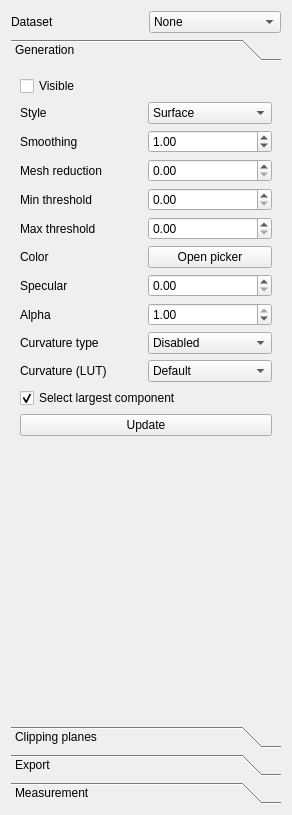
<?xml version="1.0" encoding="UTF-8"?>
<ui version="4.0">
 <class>IsosurfaceVisualizationForm</class>
 <widget class="QWidget" name="IsosurfaceVisualizationForm">
  <property name="geometry">
   <rect>
    <x>0</x>
    <y>0</y>
    <width>292</width>
    <height>815</height>
   </rect>
  </property>
  <property name="acceptDrops">
   <bool>true</bool>
  </property>
  <property name="windowTitle">
   <string>Form</string>
  </property>
  <layout class="QGridLayout" name="gridLayout_2">
   <item row="0" column="0">
    <layout class="QHBoxLayout" name="horizontalLayout_2">
     <item>
      <widget class="QLabel" name="label">
       <property name="text">
        <string>Dataset</string>
       </property>
      </widget>
     </item>
     <item>
      <widget class="QComboBox" name="comboBoxDataset">
       <property name="toolTip">
        <string>Choose the dataset to use</string>
       </property>
       <item>
        <property name="text">
         <string>None</string>
        </property>
       </item>
      </widget>
     </item>
    </layout>
   </item>
   <item row="1" column="0">
    <widget class="QToolBox" name="toolBox">
     <property name="enabled">
      <bool>true</bool>
     </property>
     <property name="sizePolicy">
      <sizepolicy hsizetype="Minimum" vsizetype="Preferred">
       <horstretch>0</horstretch>
       <verstretch>0</verstretch>
      </sizepolicy>
     </property>
     <property name="currentIndex">
      <number>0</number>
     </property>
     <widget class="QWidget" name="page">
      <property name="geometry">
       <rect>
        <x>0</x>
        <y>0</y>
        <width>274</width>
        <height>661</height>
       </rect>
      </property>
      <attribute name="label">
       <string>Generation</string>
      </attribute>
      <layout class="QVBoxLayout" name="verticalLayout">
       <item>
        <layout class="QGridLayout" name="gridLayout">
         <item row="3" column="0">
          <widget class="QLabel" name="label_7">
           <property name="text">
            <string>Mesh reduction</string>
           </property>
          </widget>
         </item>
         <item row="4" column="0">
          <widget class="QLabel" name="label_3">
           <property name="text">
            <string>Min threshold</string>
           </property>
          </widget>
         </item>
         <item row="2" column="1">
          <widget class="QDoubleSpinBox" name="inputSmoothing">
           <property name="toolTip">
            <string>Sigma of Gaussian blur</string>
           </property>
           <property name="maximum">
            <double>10.000000000000000</double>
           </property>
           <property name="singleStep">
            <double>0.500000000000000</double>
           </property>
           <property name="value">
            <double>1.000000000000000</double>
           </property>
          </widget>
         </item>
         <item row="2" column="0">
          <widget class="QLabel" name="label_2">
           <property name="text">
            <string>Smoothing</string>
           </property>
          </widget>
         </item>
         <item row="1" column="1">
          <widget class="QComboBox" name="comboBoxStyle">
           <property name="toolTip">
            <string>Rendering style</string>
           </property>
           <item>
            <property name="text">
             <string>Surface</string>
            </property>
           </item>
           <item>
            <property name="text">
             <string>Wireframe</string>
            </property>
           </item>
           <item>
            <property name="text">
             <string>Points</string>
            </property>
           </item>
          </widget>
         </item>
         <item row="0" column="0">
          <widget class="QCheckBox" name="checkBoxVisible">
           <property name="toolTip">
            <string>Set visibility of mesh</string>
           </property>
           <property name="text">
            <string>Visible</string>
           </property>
           <property name="checked">
            <bool>false</bool>
           </property>
          </widget>
         </item>
         <item row="0" column="1">
          <layout class="QHBoxLayout" name="horizontalLayout"/>
         </item>
         <item row="1" column="0">
          <widget class="QLabel" name="label_8">
           <property name="text">
            <string>Style</string>
           </property>
          </widget>
         </item>
         <item row="8" column="0">
          <widget class="QLabel" name="label_6">
           <property name="text">
            <string>Alpha</string>
           </property>
          </widget>
         </item>
         <item row="3" column="1">
          <widget class="QDoubleSpinBox" name="inputReduction">
           <property name="toolTip">
            <string>Reducing of the amount of polygons. Recommended value: 0.90</string>
           </property>
           <property name="maximum">
            <double>1.000000000000000</double>
           </property>
           <property name="singleStep">
            <double>0.050000000000000</double>
           </property>
           <property name="value">
            <double>0.000000000000000</double>
           </property>
          </widget>
         </item>
         <item row="4" column="1">
          <widget class="QDoubleSpinBox" name="inputMinimumThreshold">
           <property name="maximum">
            <double>999999999.000000000000000</double>
           </property>
           <property name="singleStep">
            <double>100.000000000000000</double>
           </property>
           <property name="value">
            <double>0.000000000000000</double>
           </property>
          </widget>
         </item>
         <item row="5" column="0">
          <widget class="QLabel" name="label_4">
           <property name="text">
            <string>Max threshold</string>
           </property>
          </widget>
         </item>
         <item row="5" column="1">
          <widget class="QDoubleSpinBox" name="inputMaximumThreshold">
           <property name="maximum">
            <double>999999999.000000000000000</double>
           </property>
           <property name="singleStep">
            <double>100.000000000000000</double>
           </property>
           <property name="value">
            <double>0.000000000000000</double>
           </property>
          </widget>
         </item>
         <item row="6" column="0">
          <widget class="QLabel" name="label_5">
           <property name="text">
            <string>Color</string>
           </property>
          </widget>
         </item>
         <item row="7" column="0">
          <widget class="QLabel" name="label_9">
           <property name="text">
            <string>Specular</string>
           </property>
          </widget>
         </item>
         <item row="7" column="1">
          <widget class="QDoubleSpinBox" name="inputSpecular">
           <property name="maximum">
            <double>1.000000000000000</double>
           </property>
           <property name="singleStep">
            <double>0.050000000000000</double>
           </property>
           <property name="value">
            <double>0.000000000000000</double>
           </property>
          </widget>
         </item>
         <item row="8" column="1">
          <widget class="QDoubleSpinBox" name="inputAlpha">
           <property name="maximum">
            <double>1.000000000000000</double>
           </property>
           <property name="singleStep">
            <double>0.100000000000000</double>
           </property>
           <property name="value">
            <double>1.000000000000000</double>
           </property>
          </widget>
         </item>
         <item row="6" column="1">
          <widget class="QPushButton" name="inputColor">
           <property name="text">
            <string>Open picker</string>
           </property>
          </widget>
         </item>
         <item row="10" column="0">
          <widget class="QLabel" name="label_27">
           <property name="text">
            <string>Curvature (LUT)</string>
           </property>
          </widget>
         </item>
         <item row="10" column="1">
          <widget class="QComboBox" name="comboBoxCurvatureLUT">
           <item>
            <property name="text">
             <string>Default</string>
            </property>
           </item>
          </widget>
         </item>
         <item row="9" column="0">
          <widget class="QLabel" name="label_28">
           <property name="text">
            <string>Curvature type</string>
           </property>
          </widget>
         </item>
         <item row="9" column="1">
          <widget class="QComboBox" name="comboBoxCurvatureType">
           <item>
            <property name="text">
             <string>Disabled</string>
            </property>
           </item>
           <item>
            <property name="text">
             <string>Maximum (k1)</string>
            </property>
           </item>
           <item>
            <property name="text">
             <string>Minimum (k2)</string>
            </property>
           </item>
           <item>
            <property name="text">
             <string>Gaussian (k1*k2)</string>
            </property>
           </item>
           <item>
            <property name="text">
             <string>Mean (k1 + k2)/2</string>
            </property>
           </item>
           <item>
            <property name="text">
             <string>Shape index</string>
            </property>
           </item>
           <item>
            <property name="text">
             <string>Curvedness</string>
            </property>
           </item>
          </widget>
         </item>
        </layout>
       </item>
       <item>
        <widget class="QCheckBox" name="checkBoxLargestComponent">
         <property name="text">
          <string>Select largest component</string>
         </property>
         <property name="checked">
          <bool>true</bool>
         </property>
        </widget>
       </item>
       <item>
        <widget class="QPushButton" name="buttonUpdate">
         <property name="text">
          <string>Update</string>
         </property>
        </widget>
       </item>
       <item>
        <spacer name="verticalSpacer_3">
         <property name="orientation">
          <enum>Qt::Vertical</enum>
         </property>
         <property name="sizeHint" stdset="0">
          <size>
           <width>20</width>
           <height>443</height>
          </size>
         </property>
        </spacer>
       </item>
      </layout>
     </widget>
     <widget class="QWidget" name="page_2">
      <property name="geometry">
       <rect>
        <x>0</x>
        <y>0</y>
        <width>146</width>
        <height>349</height>
       </rect>
      </property>
      <attribute name="label">
       <string>Clipping planes</string>
      </attribute>
      <layout class="QVBoxLayout" name="verticalLayout_2">
       <item>
        <layout class="QGridLayout" name="gridLayout_4">
         <item row="0" column="0">
          <widget class="QLabel" name="xNameLabel">
           <property name="text">
            <string>X</string>
           </property>
           <property name="buddy">
            <cstring>xPositionSpin</cstring>
           </property>
          </widget>
         </item>
         <item row="0" column="1">
          <widget class="QCheckBox" name="checkBoxX">
           <property name="enabled">
            <bool>true</bool>
           </property>
           <property name="toolTip">
            <string>Enable clipping plane x1</string>
           </property>
           <property name="text">
            <string>Visible</string>
           </property>
          </widget>
         </item>
         <item row="0" column="2">
          <widget class="QCheckBox" name="checkBoxFlipX">
           <property name="text">
            <string>Flip</string>
           </property>
          </widget>
         </item>
        </layout>
       </item>
       <item>
        <layout class="QGridLayout" name="gridLayout_9">
         <item row="0" column="0">
          <widget class="QSpinBox" name="spinX"/>
         </item>
         <item row="0" column="1">
          <widget class="QSlider" name="horizontalSliderX">
           <property name="enabled">
            <bool>true</bool>
           </property>
           <property name="toolTip">
            <string>Set the position of the x1 clipping plane</string>
           </property>
           <property name="maximum">
            <number>300</number>
           </property>
           <property name="orientation">
            <enum>Qt::Horizontal</enum>
           </property>
          </widget>
         </item>
        </layout>
       </item>
       <item>
        <layout class="QGridLayout" name="gridLayout_10">
         <item row="0" column="0">
          <widget class="QLabel" name="yNameLabel">
           <property name="text">
            <string>Y</string>
           </property>
           <property name="buddy">
            <cstring>yPositionSpin</cstring>
           </property>
          </widget>
         </item>
         <item row="0" column="1">
          <widget class="QCheckBox" name="checkBoxY">
           <property name="enabled">
            <bool>true</bool>
           </property>
           <property name="toolTip">
            <string>Enable clipping plane y1</string>
           </property>
           <property name="text">
            <string>Visible</string>
           </property>
          </widget>
         </item>
         <item row="0" column="2">
          <widget class="QCheckBox" name="checkBoxFlipY">
           <property name="text">
            <string>Flip</string>
           </property>
          </widget>
         </item>
        </layout>
       </item>
       <item>
        <layout class="QGridLayout" name="gridLayout_11">
         <item row="0" column="0">
          <widget class="QSpinBox" name="spinY"/>
         </item>
         <item row="0" column="1">
          <widget class="QSlider" name="horizontalSliderY">
           <property name="enabled">
            <bool>true</bool>
           </property>
           <property name="toolTip">
            <string>Set the position of the y1 clipping plane</string>
           </property>
           <property name="orientation">
            <enum>Qt::Horizontal</enum>
           </property>
          </widget>
         </item>
        </layout>
       </item>
       <item>
        <layout class="QGridLayout" name="gridLayout_12">
         <item row="0" column="0">
          <widget class="QLabel" name="zNameLabel">
           <property name="text">
            <string>Z</string>
           </property>
           <property name="buddy">
            <cstring>zPositionSpin</cstring>
           </property>
          </widget>
         </item>
         <item row="0" column="1">
          <widget class="QCheckBox" name="checkBoxZ">
           <property name="enabled">
            <bool>true</bool>
           </property>
           <property name="toolTip">
            <string>Enable clipping plane z1</string>
           </property>
           <property name="text">
            <string>Visible</string>
           </property>
          </widget>
         </item>
         <item row="0" column="2">
          <widget class="QCheckBox" name="checkBoxFlipZ">
           <property name="text">
            <string>Flip</string>
           </property>
          </widget>
         </item>
        </layout>
       </item>
       <item>
        <layout class="QGridLayout" name="gridLayout_13">
         <item row="0" column="0">
          <widget class="QSpinBox" name="spinZ"/>
         </item>
         <item row="0" column="1">
          <widget class="QSlider" name="horizontalSliderZ">
           <property name="enabled">
            <bool>true</bool>
           </property>
           <property name="toolTip">
            <string>Set the position of the z1 clipping plane</string>
           </property>
           <property name="orientation">
            <enum>Qt::Horizontal</enum>
           </property>
          </widget>
         </item>
        </layout>
       </item>
       <item>
        <widget class="QCheckBox" name="checkBoxAlignPlanesToPick">
         <property name="text">
          <string>Align to mouse picking</string>
         </property>
         <property name="checked">
          <bool>true</bool>
         </property>
        </widget>
       </item>
       <item>
        <widget class="QCheckBox" name="checkBoxInvertClipping">
         <property name="text">
          <string>Invert clipping</string>
         </property>
        </widget>
       </item>
       <item>
        <widget class="QPushButton" name="buttonApplySettingsToAll">
         <property name="text">
          <string>Apply settings to all</string>
         </property>
        </widget>
       </item>
       <item>
        <widget class="QTabWidget" name="tabWidget">
         <property name="currentIndex">
          <number>0</number>
         </property>
         <widget class="QWidget" name="tab_3">
          <attribute name="title">
           <string>Base layer</string>
          </attribute>
          <layout class="QGridLayout" name="gridLayout_5">
           <item row="1" column="1">
            <widget class="QComboBox" name="comboBoxBaseLayerLUT">
             <item>
              <property name="text">
               <string>None</string>
              </property>
             </item>
            </widget>
           </item>
           <item row="0" column="0">
            <widget class="QLabel" name="label_10">
             <property name="text">
              <string>Dataset</string>
             </property>
            </widget>
           </item>
           <item row="0" column="1">
            <widget class="QComboBox" name="comboBoxBaseLayer">
             <item>
              <property name="text">
               <string>None</string>
              </property>
             </item>
            </widget>
           </item>
           <item row="1" column="0">
            <widget class="QLabel" name="label_11">
             <property name="text">
              <string>LUT</string>
             </property>
            </widget>
           </item>
          </layout>
         </widget>
         <widget class="QWidget" name="tab_4">
          <attribute name="title">
           <string>Overlay</string>
          </attribute>
          <layout class="QGridLayout" name="gridLayout_6">
           <item row="0" column="0">
            <widget class="QLabel" name="label_13">
             <property name="text">
              <string>Dataset</string>
             </property>
            </widget>
           </item>
           <item row="0" column="1">
            <widget class="QComboBox" name="comboBoxOverlay">
             <item>
              <property name="text">
               <string>None</string>
              </property>
             </item>
            </widget>
           </item>
           <item row="1" column="0">
            <widget class="QLabel" name="label_12">
             <property name="text">
              <string>LUT</string>
             </property>
            </widget>
           </item>
           <item row="1" column="1">
            <widget class="QComboBox" name="comboBoxOverlayLUT">
             <item>
              <property name="text">
               <string>None</string>
              </property>
             </item>
            </widget>
           </item>
          </layout>
         </widget>
        </widget>
       </item>
       <item>
        <spacer name="verticalSpacer">
         <property name="orientation">
          <enum>Qt::Vertical</enum>
         </property>
         <property name="sizeHint" stdset="0">
          <size>
           <width>20</width>
           <height>266</height>
          </size>
         </property>
        </spacer>
       </item>
      </layout>
     </widget>
     <widget class="QWidget" name="page_3">
      <property name="geometry">
       <rect>
        <x>0</x>
        <y>0</y>
        <width>98</width>
        <height>47</height>
       </rect>
      </property>
      <attribute name="label">
       <string>Export</string>
      </attribute>
      <layout class="QVBoxLayout" name="verticalLayout_3">
       <item>
        <widget class="QPushButton" name="buttonSaveMesh">
         <property name="text">
          <string>Save 3D mesh</string>
         </property>
        </widget>
       </item>
       <item>
        <spacer name="verticalSpacer_2">
         <property name="orientation">
          <enum>Qt::Vertical</enum>
         </property>
         <property name="sizeHint" stdset="0">
          <size>
           <width>20</width>
           <height>700</height>
          </size>
         </property>
        </spacer>
       </item>
      </layout>
     </widget>
     <widget class="QWidget" name="page_4">
      <property name="geometry">
       <rect>
        <x>0</x>
        <y>0</y>
        <width>274</width>
        <height>661</height>
       </rect>
      </property>
      <attribute name="label">
       <string>Measurement</string>
      </attribute>
      <layout class="QVBoxLayout" name="verticalLayout_4">
       <item>
        <widget class="QLabel" name="measuredDistanceLabel">
         <property name="text">
          <string>No distance measured</string>
         </property>
         <property name="alignment">
          <set>Qt::AlignCenter</set>
         </property>
        </widget>
       </item>
       <item>
        <widget class="QLabel" name="label_25">
         <property name="font">
          <font>
           <weight>75</weight>
           <bold>true</bold>
          </font>
         </property>
         <property name="text">
          <string>Point A</string>
         </property>
        </widget>
       </item>
       <item>
        <widget class="QPushButton" name="buttonSetPointA">
         <property name="text">
          <string>Set point A</string>
         </property>
        </widget>
       </item>
       <item>
        <layout class="QGridLayout" name="gridLayout_8">
         <item row="0" column="0" colspan="3">
          <widget class="QLabel" name="label_20">
           <property name="text">
            <string>Name</string>
           </property>
          </widget>
         </item>
         <item row="0" column="3">
          <widget class="QLineEdit" name="lineEditNamePointA">
           <property name="sizePolicy">
            <sizepolicy hsizetype="Minimum" vsizetype="Fixed">
             <horstretch>0</horstretch>
             <verstretch>0</verstretch>
            </sizepolicy>
           </property>
           <property name="text">
            <string>Point A</string>
           </property>
          </widget>
         </item>
         <item row="1" column="0" colspan="3">
          <widget class="QLabel" name="label_14">
           <property name="text">
            <string>x</string>
           </property>
          </widget>
         </item>
         <item row="1" column="3">
          <widget class="QDoubleSpinBox" name="inputXPointA">
           <property name="sizePolicy">
            <sizepolicy hsizetype="Minimum" vsizetype="Fixed">
             <horstretch>0</horstretch>
             <verstretch>0</verstretch>
            </sizepolicy>
           </property>
           <property name="decimals">
            <number>2</number>
           </property>
           <property name="minimum">
            <double>-999.000000000000000</double>
           </property>
           <property name="maximum">
            <double>999.000000000000000</double>
           </property>
           <property name="singleStep">
            <double>0.100000000000000</double>
           </property>
          </widget>
         </item>
         <item row="2" column="0" colspan="3">
          <widget class="QLabel" name="label_15">
           <property name="text">
            <string>y</string>
           </property>
          </widget>
         </item>
         <item row="2" column="3">
          <widget class="QDoubleSpinBox" name="inputYPointA">
           <property name="decimals">
            <number>2</number>
           </property>
           <property name="minimum">
            <double>-999.000000000000000</double>
           </property>
           <property name="maximum">
            <double>999.000000000000000</double>
           </property>
           <property name="singleStep">
            <double>0.100000000000000</double>
           </property>
          </widget>
         </item>
         <item row="3" column="0" colspan="3">
          <widget class="QLabel" name="label_16">
           <property name="text">
            <string>z</string>
           </property>
          </widget>
         </item>
         <item row="3" column="3">
          <widget class="QDoubleSpinBox" name="inputZPointA">
           <property name="decimals">
            <number>2</number>
           </property>
           <property name="minimum">
            <double>-999.000000000000000</double>
           </property>
           <property name="maximum">
            <double>999.000000000000000</double>
           </property>
           <property name="singleStep">
            <double>0.100000000000000</double>
           </property>
          </widget>
         </item>
        </layout>
       </item>
       <item>
        <widget class="QLabel" name="label_17">
         <property name="font">
          <font>
           <weight>75</weight>
           <bold>true</bold>
          </font>
         </property>
         <property name="text">
          <string>Point B</string>
         </property>
        </widget>
       </item>
       <item>
        <layout class="QGridLayout" name="gridLayout_14">
         <item row="0" column="0">
          <widget class="QLabel" name="label_21">
           <property name="text">
            <string>Name</string>
           </property>
          </widget>
         </item>
         <item row="0" column="1">
          <widget class="QLineEdit" name="lineEditNamePointB">
           <property name="sizePolicy">
            <sizepolicy hsizetype="Minimum" vsizetype="Fixed">
             <horstretch>0</horstretch>
             <verstretch>0</verstretch>
            </sizepolicy>
           </property>
           <property name="text">
            <string>Point B</string>
           </property>
          </widget>
         </item>
        </layout>
       </item>
       <item>
        <widget class="QTabWidget" name="tabWidget_2">
         <property name="currentIndex">
          <number>1</number>
         </property>
         <widget class="QWidget" name="tab">
          <attribute name="title">
           <string>Surface</string>
          </attribute>
          <layout class="QGridLayout" name="gridLayout_3">
           <item row="0" column="0" colspan="2">
            <widget class="QPushButton" name="buttonSetPointB">
             <property name="text">
              <string>Set point B</string>
             </property>
            </widget>
           </item>
           <item row="1" column="0" colspan="2">
            <layout class="QHBoxLayout" name="horizontalLayout_12">
             <item>
              <widget class="QLabel" name="label_22">
               <property name="text">
                <string>x</string>
               </property>
              </widget>
             </item>
             <item>
              <widget class="QDoubleSpinBox" name="inputXPointB">
               <property name="decimals">
                <number>2</number>
               </property>
               <property name="minimum">
                <double>-999.000000000000000</double>
               </property>
               <property name="maximum">
                <double>999.000000000000000</double>
               </property>
               <property name="singleStep">
                <double>0.100000000000000</double>
               </property>
              </widget>
             </item>
            </layout>
           </item>
           <item row="2" column="0" colspan="2">
            <layout class="QHBoxLayout" name="horizontalLayout_13">
             <item>
              <widget class="QLabel" name="label_23">
               <property name="text">
                <string>y</string>
               </property>
              </widget>
             </item>
             <item>
              <widget class="QDoubleSpinBox" name="inputYPointB">
               <property name="decimals">
                <number>2</number>
               </property>
               <property name="minimum">
                <double>-999.000000000000000</double>
               </property>
               <property name="maximum">
                <double>999.000000000000000</double>
               </property>
               <property name="singleStep">
                <double>0.100000000000000</double>
               </property>
              </widget>
             </item>
            </layout>
           </item>
           <item row="3" column="0" colspan="2">
            <layout class="QHBoxLayout" name="horizontalLayout_14">
             <item>
              <widget class="QLabel" name="label_24">
               <property name="text">
                <string>z</string>
               </property>
              </widget>
             </item>
             <item>
              <widget class="QDoubleSpinBox" name="inputZPointB">
               <property name="decimals">
                <number>2</number>
               </property>
               <property name="minimum">
                <double>-999.000000000000000</double>
               </property>
               <property name="maximum">
                <double>999.000000000000000</double>
               </property>
               <property name="singleStep">
                <double>0.100000000000000</double>
               </property>
              </widget>
             </item>
            </layout>
           </item>
           <item row="4" column="0">
            <spacer name="verticalSpacer_6">
             <property name="orientation">
              <enum>Qt::Vertical</enum>
             </property>
             <property name="sizeHint" stdset="0">
              <size>
               <width>20</width>
               <height>40</height>
              </size>
             </property>
            </spacer>
           </item>
          </layout>
         </widget>
         <widget class="QWidget" name="tab_2">
          <attribute name="title">
           <string>Fiber</string>
          </attribute>
          <layout class="QGridLayout" name="gridLayout_7">
           <item row="0" column="0">
            <widget class="QLabel" name="label_18">
             <property name="text">
              <string>Fiber data</string>
             </property>
            </widget>
           </item>
           <item row="0" column="1" colspan="2">
            <widget class="QComboBox" name="comboBoxFiberData">
             <item>
              <property name="text">
               <string>None selected</string>
              </property>
             </item>
            </widget>
           </item>
           <item row="1" column="0">
            <widget class="QSpinBox" name="spinFiberChoice">
             <property name="enabled">
              <bool>false</bool>
             </property>
            </widget>
           </item>
           <item row="1" column="1" colspan="2">
            <widget class="QSlider" name="sliderFiberChoice">
             <property name="orientation">
              <enum>Qt::Horizontal</enum>
             </property>
            </widget>
           </item>
           <item row="4" column="1">
            <spacer name="verticalSpacer_5">
             <property name="orientation">
              <enum>Qt::Vertical</enum>
             </property>
             <property name="sizeHint" stdset="0">
              <size>
               <width>20</width>
               <height>40</height>
              </size>
             </property>
            </spacer>
           </item>
           <item row="2" column="0">
            <widget class="QLabel" name="label_26">
             <property name="text">
              <string>Refinement</string>
             </property>
            </widget>
           </item>
           <item row="3" column="1">
            <widget class="QSlider" name="sliderFiberRefinement">
             <property name="enabled">
              <bool>false</bool>
             </property>
             <property name="orientation">
              <enum>Qt::Horizontal</enum>
             </property>
            </widget>
           </item>
           <item row="3" column="0">
            <widget class="QDoubleSpinBox" name="spinFiberRefinement">
             <property name="enabled">
              <bool>false</bool>
             </property>
             <property name="singleStep">
              <double>0.100000000000000</double>
             </property>
            </widget>
           </item>
          </layout>
         </widget>
        </widget>
       </item>
       <item>
        <widget class="QPushButton" name="pushButton">
         <property name="text">
          <string>Plot connectivity</string>
         </property>
        </widget>
       </item>
       <item>
        <widget class="QGroupBox" name="groupBox_3">
         <property name="enabled">
          <bool>true</bool>
         </property>
         <property name="sizePolicy">
          <sizepolicy hsizetype="Preferred" vsizetype="Preferred">
           <horstretch>0</horstretch>
           <verstretch>0</verstretch>
          </sizepolicy>
         </property>
         <property name="title">
          <string>Visuals</string>
         </property>
         <layout class="QVBoxLayout" name="verticalLayout_6">
          <item>
           <layout class="QHBoxLayout" name="horizontalLayout_16">
            <item>
             <widget class="QLabel" name="label_19">
              <property name="text">
               <string>Color</string>
              </property>
             </widget>
            </item>
            <item>
             <widget class="QPushButton" name="buttonSetLineColor">
              <property name="text">
               <string>Custom</string>
              </property>
             </widget>
            </item>
           </layout>
          </item>
         </layout>
        </widget>
       </item>
       <item>
        <spacer name="verticalSpacer_4">
         <property name="orientation">
          <enum>Qt::Vertical</enum>
         </property>
         <property name="sizeHint" stdset="0">
          <size>
           <width>225</width>
           <height>215</height>
          </size>
         </property>
        </spacer>
       </item>
      </layout>
     </widget>
    </widget>
   </item>
  </layout>
 </widget>
 <resources/>
 <connections/>
</ui>
